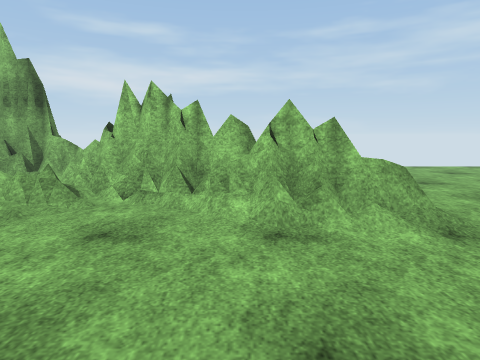
view 1 (above)

16 first-person views from a walk through a Unity game level. The camera is 1.4 m above the floor, tilts 8° down and sees 75° across. The floor is counted in squares, 1 m on a side. Each view is taken from the middle of a square. On the plan, view 1 faces up. The plan holds only what a view shows up to about 14 squares ahead; the rest is blank. The place goes on beyond the plan. Surface patterns are stand-ins for the level's own textures.

view 2
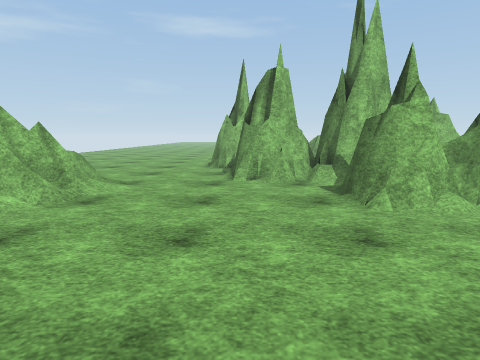

view 3
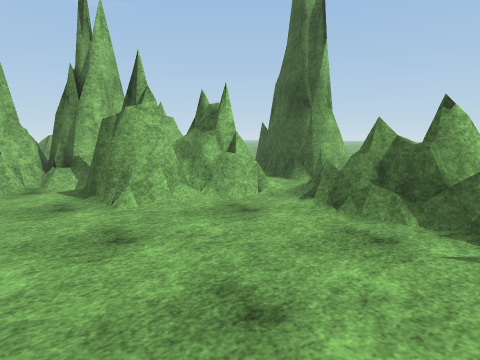

view 4
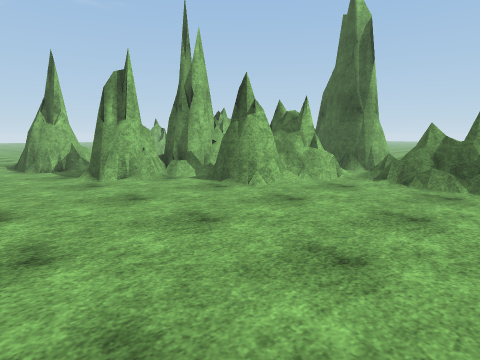

view 5
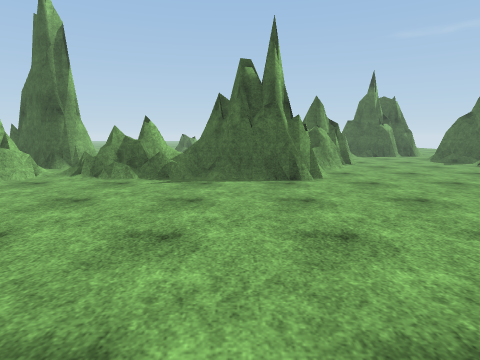

view 6
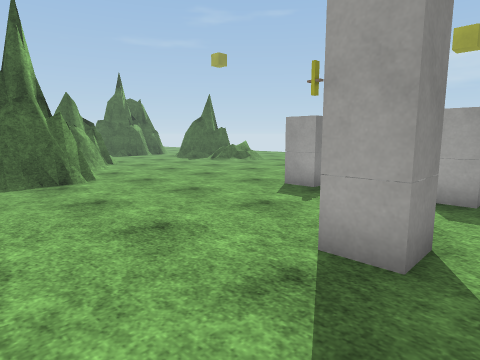

view 7
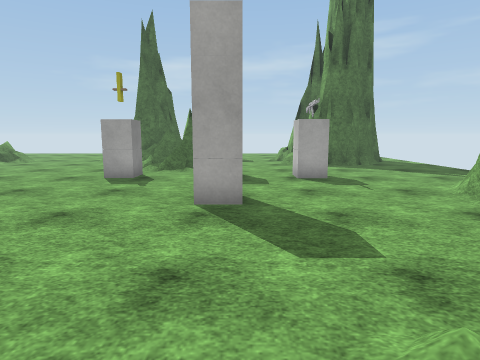

view 8
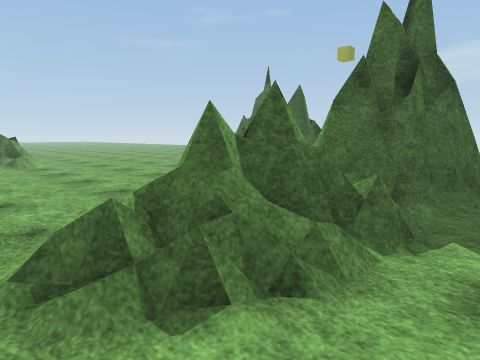

view 9
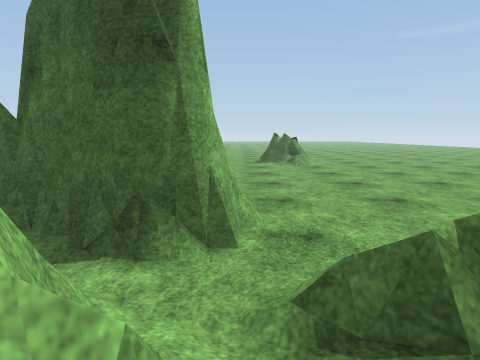

view 10
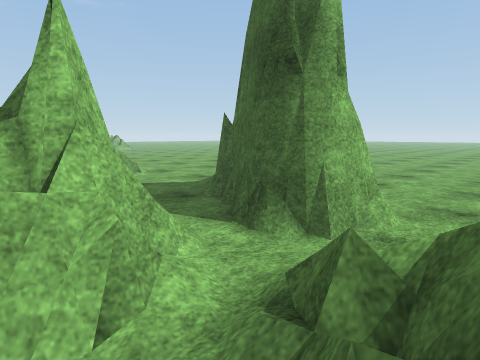

view 11
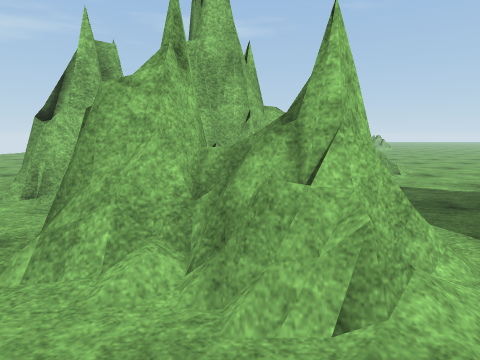

view 12
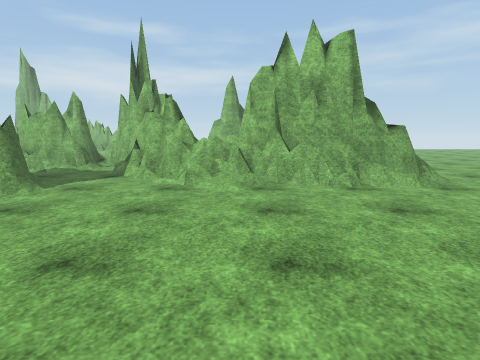

view 13
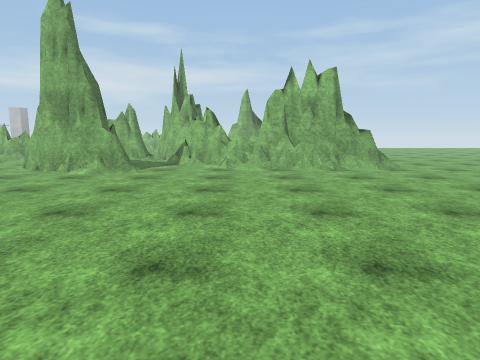

view 14
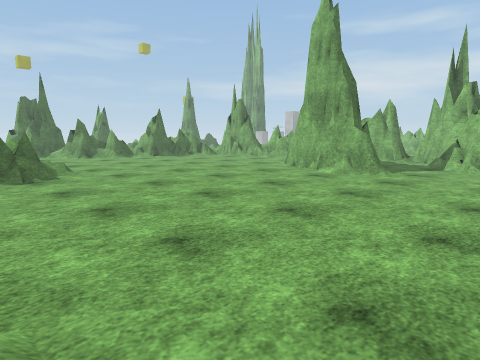

view 15
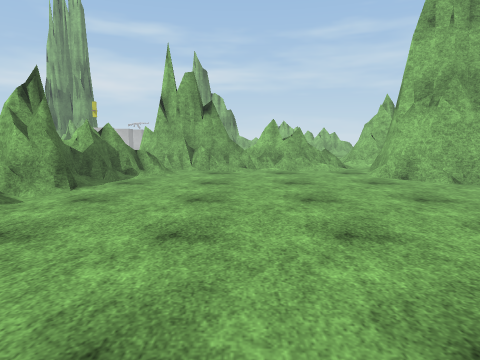

view 16
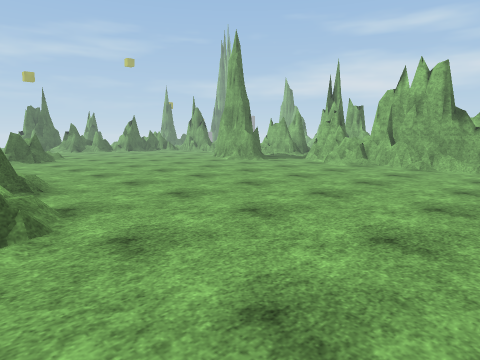

### Floor plan
Key: @ floor where view 1 was taken; # wall or solid block; . main floor; : floor 0.25 m higher than the main floor; / step, stairs or slope; = window, fence, low wall or low ledge; ^ raised ledge; O other object.
Columns run from 16 left of view 1 to 18 right of it. Each row starts with its distance up from view 1.
 14                         ...
 13 ..                     ....
 12 ...                    ...
 11 ....##    #           ....
 10 .....#  ##^==         ...
  9 ...........=#        ...
  8  OO.......  ####     ..
  7 .OO........O#=###   .....
  6 ..........//=...=##=.....
  5 .O...OO..........=/=......
  4  O...OO..................
  3 ...........................
  2 ........................###O
  1 .O..................## .##
  0 ................@...##  /#
 -1 ....................=##
 -2 ................=##.##=
 -3 ................=## ##
 -4 ......###..##../##  ##
 -5 .....=####=##=./####/#
 -6 .....=########=.=###/=#
 -7 .....=###=== //...//./###
 -8 ....##= .......###....=##=##     ..
 -9     ###........#####...#===#####=..
-10     ##.........######...///.===//..
-11    ###...........####..............
-12     ##.............//..............
-13     ^.............................
-14       ............................
-15       ...........................
-16       ...........................
-17      ............................
-18      ............................
-19            ......................
-20           . =/...................
-21             #=#...................
-22                ...................
-23                      ./:..........
-24                        ==/ ==....
-25                              /.. .

Where each view was taken, in squares from view 1:
view 1: 0 up, 0 right, facing up
view 2: 1 up, 6 left, facing right
view 3: 1 up, 6 left, facing down-right
view 4: 5 up, 6 left, facing down-right
view 5: 6 up, 8 left, facing down
view 6: 6 up, 7 left, facing down-left
view 7: 5 up, 4 left, facing left
view 8: 3 down, 1 left, facing down-left
view 9: 4 down, 1 left, facing down
view 10: 4 down, 3 left, facing down-right
view 11: 4 down, 3 left, facing right
view 12: 19 down, 10 right, facing up
view 13: 24 down, 9 right, facing up
view 14: 23 down, 9 right, facing up-left
view 15: 20 down, 6 left, facing up
view 16: 25 down, 17 right, facing up-left
